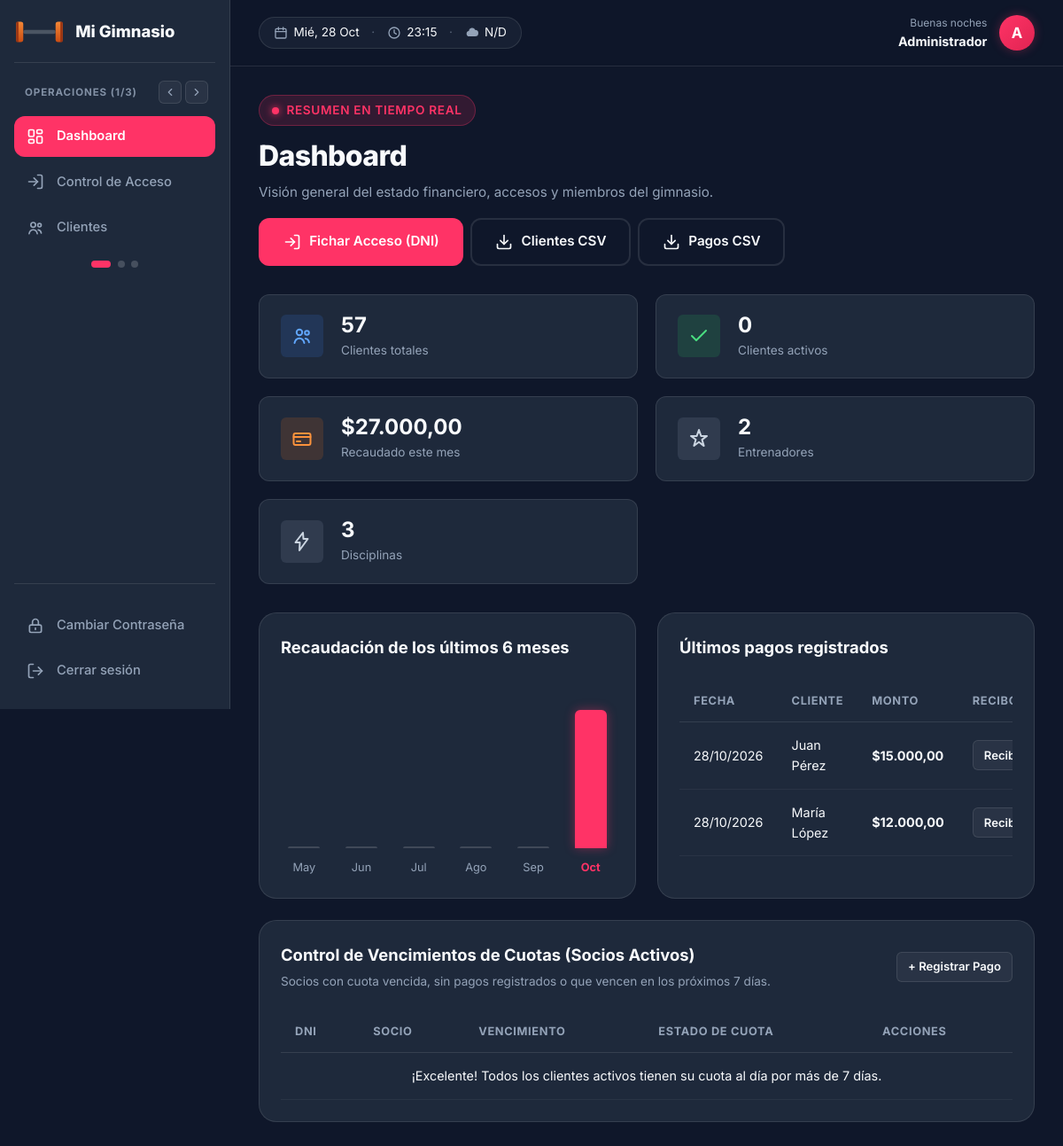
The app's page /panel/dashboard.php (signed in) with its own data.
### tables this page shows
CREATE TABLE IF NOT EXISTS historial_de_pagos (
    id_pago INT AUTO_INCREMENT PRIMARY KEY,
    id_cliente INT NOT NULL,
    id_tarifa INT NOT NULL,
    monto DECIMAL(10,2) NOT NULL,
    metodo_pago VARCHAR(50) NOT NULL DEFAULT 'Efectivo',
    fecha_pago DATETIME NOT NULL DEFAULT CURRENT_TIMESTAMP,
    fecha_vencimiento DATE NULL,
    CONSTRAINT fk_pago_cliente FOREIGN KEY (id_cliente)
        REFERENCES clientes(id_cliente),
    CONSTRAINT fk_pago_tarifa FOREIGN KEY (id_tarifa)
        REFERENCES tarifas(id_tarifa)
);

CREATE TABLE IF NOT EXISTS clientes (
    id_cliente INT AUTO_INCREMENT PRIMARY KEY,
    DNI INT(8) NOT NULL UNIQUE,
    nombre VARCHAR(100) NOT NULL,
    apellido VARCHAR(100) NOT NULL,
    email VARCHAR(100),
    telefono VARCHAR(20),
    id_estado INT NOT NULL,
    CONSTRAINT fk_cliente_estado FOREIGN KEY (id_estado)
        REFERENCES estado_cliente(ID_est_clientes)
);

### panel/dashboard.php (the view, shortened to what this page needs)
<?php
$pdo = conectarDB();
$totalClientes = $pdo->query('SELECT COUNT(*) FROM clientes')->fetchColumn();
$clientesActivos = $pdo->query("
    SELECT COUNT(*) FROM clientes c
    JOIN estado_cliente e ON c.id_estado = e.ID_est_clientes
    WHERE e.Estado = 'Activo'
")->fetchColumn();
$totalEntrenadores = $pdo->query('SELECT COUNT(*) FROM entrenadores')->fetchColumn();
$totalDisciplinas = $pdo->query('SELECT COUNT(*) FROM disciplinas')->fetchColumn();
$recaudadoMes = $pdo->query("
    SELECT COALESCE(SUM(monto), 0) FROM historial_de_pagos
    WHERE MONTH(fecha_pago) = MONTH(CURDATE()) AND YEAR(fecha_pago) = YEAR(CURDATE())
")->fetchColumn();
$ultimosPagos = $pdo->query("
    SELECT hp.id_pago, hp.fecha_pago, hp.monto, c.nombre, c.apellido, t.nombre AS tarifa
    FROM historial_de_pagos hp
    JOIN clientes c ON hp.id_cliente = c.id_cliente
    JOIN tarifas t ON hp.id_tarifa = t.id_tarifa
    ORDER BY hp.fecha_pago DESC
    LIMIT 4
")->fetchAll();
$alertasVencimiento = $pdo->query("
    SELECT
        c.id_cliente,
        c.DNI,
        c.nombre,
        c.apellido,
        c.telefono,
        (
            SELECT COALESCE(hp.fecha_vencimiento, DATE_ADD(DATE(hp.fecha_pago), INTERVAL 30 DAY))
            FROM historial_de_pagos hp
            WHERE hp.id_cliente = c.id_cliente
            ORDER BY hp.fecha_pago DESC, hp.id_pago DESC
            LIMIT 1
        ) AS ultimo_vencimiento
    FROM clientes c
    JOIN estado_cliente e ON c.id_estado = e.ID_est_clientes
    WHERE e.Estado = 'Activo'
    HAVING ultimo_vencimiento IS NULL OR ultimo_vencimiento <= DATE_ADD(CURDATE(), INTERVAL 7 DAY)
    ORDER BY ultimo_vencimiento ASC
    LIMIT 8
")->fetchAll();
$mesesAbrev = ['01' => 'Ene', '02' => 'Feb', '03' => 'Mar', '04' => 'Abr', '05' => 'May', '06' => 'Jun',
               '07' => 'Jul', '08' => 'Ago', '09' => 'Sep', '10' => 'Oct', '11' => 'Nov', '12' => 'Dic'];
$recaudacionMensual = [];
for ($i = 5; $i >= 0; $i--) {
    $clave = date('Y-m', strtotime("-$i months"));
    $recaudacionMensual[$clave] = ['etiqueta' => $mesesAbrev[date('m', strtotime("-$i months"))], 'total' => 0.0];
}
$filasRecaudacion = $pdo->query("
    SELECT DATE_FORMAT(fecha_pago, '%Y-%m') AS ym, SUM(monto) AS total
    FROM historial_de_pagos
    WHERE fecha_pago >= DATE_SUB(CURDATE(), INTERVAL 5 MONTH)
    GROUP BY ym
")->fetchAll();
foreach ($filasRecaudacion as $fila) {
    if (isset($recaudacionMensual[$fila['ym']])) {
        $recaudacionMensual[$fila['ym']]['total'] = (float)$fila['total'];
    }
}
$maxRecaudacionMensual = max(1, ...array_column($recaudacionMensual, 'total'));
require __DIR__ . '/includes/layout_inicio.php';
?>
<div class="panel-header">
    <div>
        <div class="eyebrow">
            <span class="punto"></span>
            Resumen en Tiempo Real
        </div>
        <h1 class="titulo-pagina">Dashboard</h1>
        <p class="subt">Visión general del estado financiero, accesos y miembros del gimnasio.</p>
    </div>
    <div class="acciones" style="flex-wrap: wrap;">
        <a href="acceso.php" class="btn btn-primary">
            <svg class="icon" viewBox="0 0 24 24"><path d="M15 3h4a2 2 0 0 1 2 2v14a2 2 0 0 1-2 2h-4"/><polyline points="10 17 15 12 10 7"/><line x1="15" y1="12" x2="3" y2="12"/></svg>
            Fichar Acceso (DNI)
        </a>
        <a href="exportar_csv.php?tipo=clientes" class="btn btn-outline" title="Exportar padrón de clientes en CSV">
            <svg class="icon" viewBox="0 0 24 24"><path d="M21 15v4a2 2 0 0 1-2 2H5a2 2 0 0 1-2-2v-4"/><polyline points="7 10 12 15 17 10"/><line x1="12" y1="15" x2="12" y2="3"/></svg>
            Clientes CSV
        </a>
        <a href="exportar_csv.php?tipo=pagos" class="btn btn-outline" title="Exportar historial de pagos en CSV">
            <svg class="icon" viewBox="0 0 24 24"><path d="M21 15v4a2 2 0 0 1-2 2H5a2 2 0 0 1-2-2v-4"/><polyline points="7 10 12 15 17 10"/><line x1="12" y1="15" x2="12" y2="3"/></svg>
            Pagos CSV
        </a>
    </div>
</div>
<div class="cards-metricas">
    <div class="card-metrica azul">
        <div class="icono-metrica">
            <svg class="icon" viewBox="0 0 24 24"><circle cx="9" cy="8" r="3.2"/><path d="M3.5 20c.7-3.4 3-5.3 5.5-5.3s4.8 1.9 5.5 5.3"/><circle cx="17.5" cy="8.5" r="2.3"/><path d="M15.8 14.9c2 .2 3.6 1.9 4.1 4.3"/></svg>
        </div>
        <div class="info-metrica">
            <div class="valor"><?= (int)$totalClientes ?></div>
            <div class="etiqueta">Clientes totales</div>
        </div>
    </div>
    <div class="card-metrica verde">
        <div class="icono-metrica">
            <svg class="icon" viewBox="0 0 24 24"><path d="M20 6 9 17l-5-5"/></svg>
        </div>
        <div class="info-metrica">
            <div class="valor"><?= (int)$clientesActivos ?></div>
            <div class="etiqueta">Clientes activos</div>
        </div>
    </div>
    <div class="card-metrica naranja">
        <div class="icono-metrica">
            <svg class="icon" viewBox="0 0 24 24"><rect x="2.5" y="6" width="19" height="13" rx="2"/><path d="M2.5 10h19"/><path d="M6 15h4"/></svg>
        </div>
        <div class="info-metrica">
            <div class="valor">$<?= number_format((float)$recaudadoMes, 2, ',', '.') ?></div>
            <div class="etiqueta">Recaudado este mes</div>
        </div>
    </div>
    <div class="card-metrica gris">
        <div class="icono-metrica">
            <svg class="icon" viewBox="0 0 24 24"><path d="M12 2l2.4 6.9H21l-5.5 4.2 2.1 7-5.6-4.3L6.4 20l2.1-7L3 8.9h6.6z"/></svg>
        </div>
        <div class="info-metrica">
            <div class="valor"><?= (int)$totalEntrenadores ?></div>
            <div class="etiqueta">Entrenadores</div>
        </div>
    </div>
    <div class="card-metrica gris">
        <div class="icono-metrica">
            <svg class="icon" viewBox="0 0 24 24"><path d="M13 2 4.5 13h5L9 22l9.5-13h-5z"/></svg>
        </div>
        <div class="info-metrica">
            <div class="valor"><?= (int)$totalDisciplinas ?></div>
            <div class="etiqueta">Disciplinas</div>
        </div>
    </div>
</div>
<div class="fila-dos-columnas">
    <div class="panel-bloque">
        <div class="panel-bloque-cabecera">
            <h2 class="titulo-bloque">Recaudación de los últimos 6 meses</h2>
        </div>
        <div class="grafico-barras">
            <?php $claves = array_keys($recaudacionMensual); $claveActual = end($claves); ?>
            <?php foreach ($recaudacionMensual as $clave => $mes): ?>
                <?php $alturaPct = max(round(($mes['total'] / $maxRecaudacionMensual) * 100), $mes['total'] > 0 ? 4 : 1); ?>
                <?php $esActual = $clave === $claveActual; ?>
                <div class="gb-columna">
                    <div class="gb-barra-wrap">
                        <div class="gb-barra<?= $esActual ? ' gb-actual' : '' ?>" style="height: <?= $alturaPct ?>%"
                             data-valor="$<?= number_format($mes['total'], 0, ',', '.') ?>"></div>
                    </div>
                    <div class="gb-etiqueta<?= $esActual ? ' gb-etiqueta-actual' : '' ?>"><?= htmlspecialchars($mes['etiqueta']) ?></div>
                </div>
            <?php endforeach; ?>
        </div>
    </div>
    <div class="panel-bloque">
        <div class="panel-bloque-cabecera">
            <h2 class="titulo-bloque">Últimos pagos registrados</h2>
        </div>
        <div class="tabla-scroll">
            <table class="tabla">
                <thead>
                    <tr>
                        <th>Fecha</th>
                        <th>Cliente</th>
                        <th>Monto</th>
                        <th>Recibo</th>
                    </tr>
                </thead>
                <tbody>
                    <?php if (empty($ultimosPagos)): ?>
                        <tr>
                            <td colspan="4" class="celda-vacia">Todavía no hay pagos registrados.</td>
                        </tr>
                    <?php else: ?>
                        <?php foreach ($ultimosPagos as $p): ?>
                            <tr>
                                <td class="col-fecha"><?= htmlspecialchars(date('d/m/Y', strtotime($p['fecha_pago']))) ?></td>
                                <td class="col-cliente"><?= htmlspecialchars($p['nombre'] . ' ' . $p['apellido']) ?></td>
                                <td class="col-monto">$<?= number_format((float)$p['monto'], 2, ',', '.') ?></td>
                                <td>
                                    <a href="pago_recibo.php?id=<?= (int)$p['id_pago'] ?>" class="btn-accion btn-editar" title="Imprimir comprobante">Recibo</a>
                                </td>
                            </tr>
                        <?php endforeach; ?>
                    <?php endif; ?>
                </tbody>
            </table>
        </div>
    </div>
</div>
<div class="panel-bloque" style="margin-top: 1.5rem;">
    <div class="panel-bloque-cabecera" style="display: flex; justify-content: space-between; align-items: center; flex-wrap: wrap; gap: 0.5rem;">
        <div>
            <h2 class="titulo-bloque">Control de Vencimientos de Cuotas (Socios Activos)</h2>
            <p class="subt" style="font-size: 0.85rem;">Socios con cuota vencida, sin pagos registrados o que vencen en los próximos 7 días.</p>
        </div>
        <a href="pagos_form.php" class="btn-accion btn-editar">+ Registrar Pago</a>
    </div>
    <div class="tabla-scroll">
        <table class="tabla">
            <thead>
                <tr>
                    <th>DNI</th>
                    <th>Socio</th>
                    <th>Vencimiento</th>
                    <th>Estado de Cuota</th>
                    <th>Acciones</th>
                </tr>
            </thead>
            <tbody>
                <?php if (empty($alertasVencimiento)): ?>
                    <tr>
                        <td colspan="5" class="celda-vacia">¡Excelente! Todos los clientes activos tienen su cuota al día por más de 7 días.</td>
                    </tr>
                <?php endif; ?>
            </tbody>
        </table>
    </div>
</div>
<?php require __DIR__ . '/includes/layout_fin.php'; ?>

### assets/css/base.css (style rules this page uses)
:root { --color-primary: #ff3366; --color-primary-hover: #e02452; --color-bg-dark: #0f172a; --color-bg-card: #1e293b; --color-bg-light: #f8fafc; --color-text-main: #f8fafc; --color-text-muted: #94a3b8; --color-text-dark: #0f172a; --color-border: rgba(255, 255, 255, 0.1); --color-whatsapp: #25d366; --color-whatsapp-hover: #20ba5a; --font-main: 'Inter', -apple-system, BlinkMacSystemFont, 'Segoe UI', Roboto, sans-serif; --font-display: 'Playfair Display', Georgia, serif; --radius-sm: 6px; --radius-md: 12px; --radius-lg: 20px; --radius-full: 9999px; --shadow-sm: 0 2px 8px rgba(0, 0, 0, 0.15); --shadow-md: 0 8px 24px rgba(0, 0, 0, 0.25); --shadow-glow: 0 0 25px rgba(255, 51, 102, 0.35); --transition-fast: 0.2s ease; --transition-smooth: 0.3s cubic-bezier(0.4, 0, 0.2, 1); }
* { margin: 0; padding: 0; box-sizing: border-box; }
html { scroll-behavior: smooth; }
body { font-family: var(--font-main); background-color: var(--color-bg-dark); color: var(--color-text-main); line-height: 1.6; overflow-x: hidden; }
a { text-decoration: none; color: inherit; transition: color var(--transition-fast); }

### assets/css/components.css (style rules this page uses)
.icon { width: 1.25rem; height: 1.25rem; stroke: currentColor; stroke-width: 2; stroke-linecap: round; stroke-linejoin: round; fill: none; display: inline-block; flex-shrink: 0; }
.btn { display: inline-flex; align-items: center; justify-content: center; gap: 0.6rem; padding: 0.8rem 1.6rem; border-radius: var(--radius-md); font-size: 0.95rem; font-weight: 600; cursor: pointer; border: 2px solid transparent; transition: all var(--transition-smooth); text-align: center; }
.btn-outline { background-color: transparent; border-color: var(--color-border); color: var(--color-text-main); }
.eyebrow, .eyebrow-claro { display: inline-flex; align-items: center; gap: 0.5rem; padding: 0.35rem 0.9rem; border-radius: var(--radius-full); font-size: 0.85rem; font-weight: 600; text-transform: uppercase; letter-spacing: 0.05em; }
.eyebrow { background-color: rgba(255, 51, 102, 0.15); color: var(--color-primary); border: 1px solid rgba(255, 51, 102, 0.3); }
.punto { width: 8px; height: 8px; background-color: var(--color-primary); border-radius: 50%; display: inline-block; box-shadow: 0 0 8px var(--color-primary); animation: pulso 2s infinite; }

### assets/css/login.css (style rules this page uses)
.btn-primary { background-color: var(--color-primary); color: #ffffff; }

### records on screen
historial_de_pagos: fecha_pago "28/10/2026", id_cliente.apellido "Juan Pérez", monto "15.000,00"
historial_de_pagos: fecha_pago "28/10/2026", id_cliente.apellido "María López", monto "12.000,00"

### other values on screen
GYM_NOMBRE "Mi Gimnasio"
$nombreUsuario "Administrador"
$inicial "A"
$totalClientes "57"
$clientesActivos "0"
$recaudadoMes "27.000,00"
$totalEntrenadores "2"
$totalDisciplinas "3"
$mes['etiqueta'] "May"
$mes['etiqueta'] "Jun"
$mes['etiqueta'] "Jul"
$mes['etiqueta'] "Ago"
$mes['etiqueta'] "Sep"
$mes['etiqueta'] "Oct"
